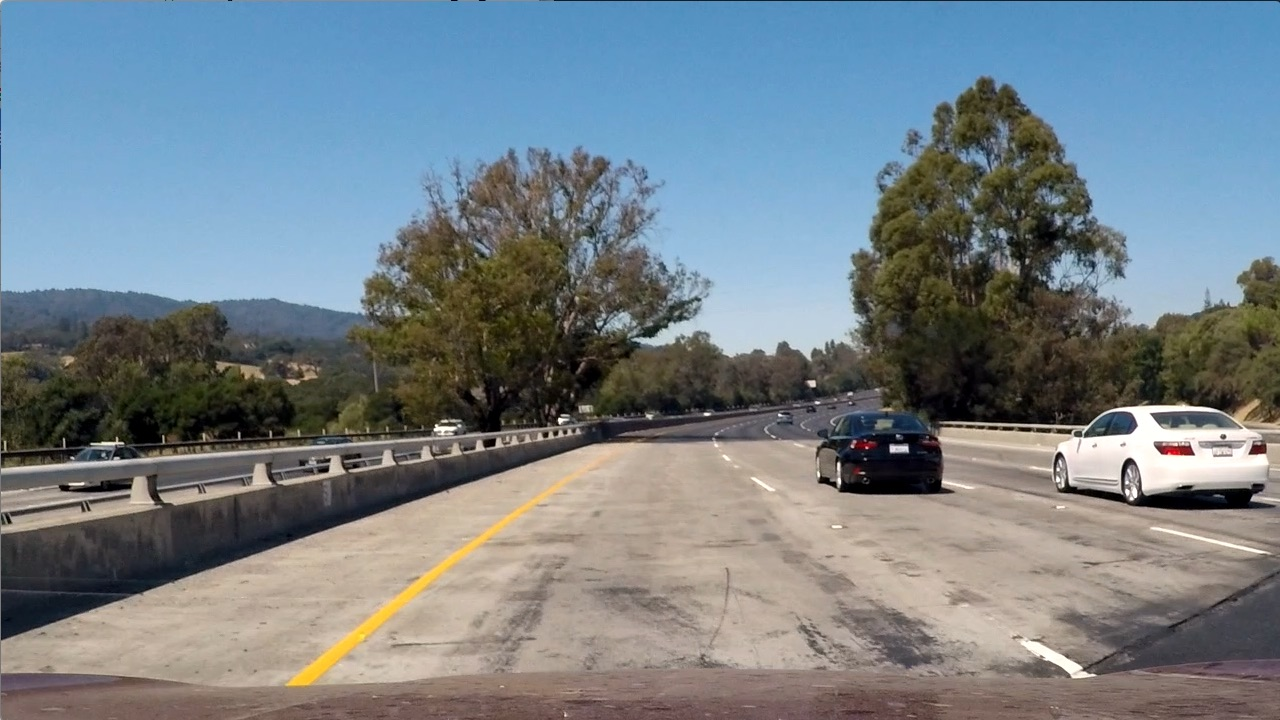
#> input picture test_images/test1.jpg, 1280 x 720 px
$ jupyter execute --allow-errors Vehicle-Detection-and-Tracking.ipynb   (shell and % lines are left out)   (older library calls are emulated)
#> lines starting #> are read from the running program, lines starting #| are printed output that depends on the picture
[cell 1]
import glob
import matplotlib.pyplot as plt
import random
import matplotlib.image as mpimg
import numpy as np
import cv2
from skimage.feature import hog
from sklearn.preprocessing import StandardScaler
from sklearn.cross_validation import train_test_split
from sklearn.svm import LinearSVC
import time
from scipy.ndimage.measurements import label

def plot_images(img1, img2, title1, title2, colormap1, colormap2):
    f, (ax1, ax2) = plt.subplots(1, 2, figsize=(20, 10))
    f.tight_layout()
    ax1.imshow(img1, cmap=colormap1)
    ax1.set_title(title1, fontsize=30)
    ax2.imshow(img2, cmap=colormap2)
    ax2.set_title(title2, fontsize=30)
    ax1.axis('off');
    ax2.axis('off');
    f.savefig("output_images/" + title2.replace(" ",""), bbox_inches='tight', transparent=True)

# Load Files

[cell 2]
# Load vehicle and non-vehicle examples
cars = glob.glob('vehicles\*\*.png')
notcars = glob.glob('non-vehicles\*\*.png')

print('Vehicle examples: {}'.format(len(cars)))
print('Non-vehicle examples: {}'.format(len(notcars)))

# [15 lines left out: function plot_mosaic, not called in this run]

# Plot car examples
#> (the rest of this cell did not finish here and is left out)

# Extract features

### HOG features

[cell 3]
orient = 9  # HOG orientations
pix_per_cell = 8 # HOG pixels per cell
cell_per_block = 2 # HOG cells per block
hog_channel = "ALL" # Can be 0, 1, 2, or "ALL"

# Define a function to return HOG features and visualization
def get_hog_features(img, orient, pix_per_cell, cell_per_block, vis=False, feature_vec=True):
    # Call with two outputs if vis==True
    if vis == True:
        features, hog_image = hog(img, orientations=orient,
                                  pixels_per_cell=(pix_per_cell, pix_per_cell),
                                  cells_per_block=(cell_per_block, cell_per_block),
                                  transform_sqrt=True,
                                  visualise=vis, feature_vector=feature_vec)
        return features, hog_image
    # Otherwise call with one output
    else:
        features = hog(img, orientations=orient,
                       pixels_per_cell=(pix_per_cell, pix_per_cell),
                       cells_per_block=(cell_per_block, cell_per_block),
                       transform_sqrt=True,
                       visualise=vis, feature_vector=feature_vec)
        return features

# [48 lines left out: function plot_hog_features, not called in this run]

# Plot car example
#> (the rest of this cell did not finish here and is left out)

### Color histogram features

[cell 4]
hist_bins = 32    # Number of histogram bins

# Define a function to compute color histogram features
# NEED TO CHANGE bins_range if reading .png files with mpimg!
# [9 lines left out: function color_hist, not called in this run]

#> (the rest of this cell did not finish here and is left out)

### Binned color features

[cell 5]
spatial_size = (32, 32) # Spatial binning dimensions
color_space = 'YCrCb' # Can be RGB, HSV, LUV, HLS, YUV, YCrCb

# Define a function to compute binned color features
# [5 lines left out: function bin_spatial, not called in this run]

#> (the rest of this cell did not finish here and is left out)

### Extract features function

[cell 6]
### Tweak these parameters and see how the results change.
spatial_feat = True # Spatial features on or off
hist_feat = True # Histogram features on or off
hog_feat = True # HOG features on or off

# Define a function to extract features from a list of images
def extract_features(imgs, color_space='RGB', spatial_size=(32, 32),
                        hist_bins=32, orient=9,
                        pix_per_cell=8, cell_per_block=2, hog_channel=0,
                        spatial_feat=True, hist_feat=True, hog_feat=True):
    # Create a list to append feature vectors to
    features = []
    # Iterate through the list of images
    for file in imgs:
        file_features = []

        # Read in each one by one
        if type(file) == str:
            image = mpimg.imread(file)
        else:
            image = file

        # apply color conversion if other than 'RGB'
        if color_space != 'RGB':
            if color_space == 'HSV':
                feature_image = cv2.cvtColor(image, cv2.COLOR_RGB2HSV)
            elif color_space == 'LUV':
                feature_image = cv2.cvtColor(image, cv2.COLOR_RGB2LUV)
            elif color_space == 'HLS':
                feature_image = cv2.cvtColor(image, cv2.COLOR_RGB2HLS)
            elif color_space == 'YUV':
                feature_image = cv2.cvtColor(image, cv2.COLOR_RGB2YUV)
            elif color_space == 'YCrCb':
                feature_image = cv2.cvtColor(image, cv2.COLOR_RGB2YCrCb)
        else: feature_image = np.copy(image)

        if spatial_feat:
            spatial_features = bin_spatial(feature_image, size=spatial_size)
            file_features.append(spatial_features)

        if hist_feat:
            # Apply color_hist()
            hist_features = color_hist(feature_image, nbins=hist_bins)
            file_features.append(hist_features)

        if hog_feat:
        # Call get_hog_features() with vis=False, feature_vec=True
            if hog_channel == 'ALL':
                hog_features = []
                for channel in range(feature_image.shape[2]):
                    hog_features.append(get_hog_features(feature_image[:,:,channel],
                                        orient, pix_per_cell, cell_per_block,
                                        vis=False, feature_vec=True))
                hog_features = np.ravel(hog_features)
            else:
                hog_features = get_hog_features(feature_image[:,:,hog_channel], orient,
                            pix_per_cell, cell_per_block, vis=False, feature_vec=True)
            # Append the new feature vector to the features list
            file_features.append(hog_features)
        features.append(np.concatenate(file_features))
    # Return list of feature vectors
    return features

[cell 7]
car_features = extract_features(cars, color_space=color_space,
                        spatial_size=spatial_size, hist_bins=hist_bins,
                        orient=orient, pix_per_cell=pix_per_cell,
                        cell_per_block=cell_per_block,
                        hog_channel=hog_channel, spatial_feat=spatial_feat,
                        hist_feat=hist_feat, hog_feat=hog_feat)
print("Car features extracted!")

notcar_features = extract_features(notcars, color_space=color_space,
                        spatial_size=spatial_size, hist_bins=hist_bins,
                        orient=orient, pix_per_cell=pix_per_cell,
                        cell_per_block=cell_per_block,
                        hog_channel=hog_channel, spatial_feat=spatial_feat,
                        hist_feat=hist_feat, hog_feat=hog_feat)
#> further down, img is the input picture: shape (720, 1280, 3); mean R, G, B 117.5, 128.7, 135.5
print("Non car features extracted!")

### Scale features

[cell 8]
# Crate an array stack of cars and not cars
stack_images = cars + notcars

# Create an array stack of feature vectors
X = np.vstack((car_features, notcar_features)).astype(np.float64)

# Fit a per-column scaler
#> (the rest of this cell did not finish here and is left out)

[cell 9]
# Plot scaled features function
# [15 lines left out: function plot_scaled_features, not called in this run]

#> (the rest of this cell did not finish here and is left out)

# Split up data into randomized training and test sets

[cell 10]
rand_state = np.random.randint(0, 100)
#> (the rest of this cell did not finish here and is left out)

# Train classifier

[cell 11]
print('Using:',orient,'orientations',pix_per_cell,
    'pixels per cell and', cell_per_block,'cells per block')
#> (the rest of this cell did not finish here and is left out)

# Sliding window

[cell 12]
# Function to convert image
def convert_color(img, conv):
    if conv == 'YCrCb':
        return cv2.cvtColor(img, cv2.COLOR_RGB2YCrCb)
    if conv == 'LUV':
        return cv2.cvtColor(img, cv2.COLOR_RGB2LUV)
    if conv == 'HLS':
        return cv2.cvtColor(img, cv2.COLOR_RGB2HLS)
    if conv == 'HSV':
        return cv2.cvtColor(img, cv2.COLOR_RGB2HSV)
    else:
        print("Convert function not defined")

def draw_bboxes(img, boxes, color=(0,0,255)):
    for bbox in boxes:
        # xsize = bbox[1][0] - bbox[0][0]
        # ysize = bbox[1][1] - bbox[0][1]
        # maxsize = max(xsize, ysize)
        # # Update bbox
        # bboxcopy = ((bbox[0][0] - int((maxsize - xsize)/2), bbox[0][1] - int((maxsize - ysize)/2)),
        #             (bbox[1][0] + int((maxsize - xsize)/2), bbox[1][1] + int((maxsize - ysize)/2)))
        # Draw the box on the image
        cv2.rectangle(img, bbox[0], bbox[1], color, 6)
    return img

[cell 13]
ystart = 400
ystop = 656
scale = 1.5

def slide_windows2(img, ystart, ystop, scale):

#> called with ystart = 400, ystop = 656, scale = 1.5
    draw_img = np.copy(img)
    img = img.astype(np.float32)/255

    img_tosearch = img[ystart:ystop,:,:]
    ctrans_tosearch = convert_color(img_tosearch, color_space)
    if scale != 1:
        imshape = ctrans_tosearch.shape
        ctrans_tosearch = cv2.resize(ctrans_tosearch, (np.int(imshape[1]/scale), np.int(imshape[0]/scale)))

    ch1 = ctrans_tosearch[:,:,0]
    ch2 = ctrans_tosearch[:,:,1]
    ch3 = ctrans_tosearch[:,:,2]
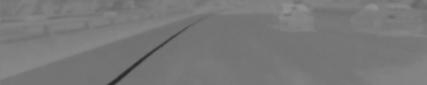
#> ch3: shape (170, 853) float32 (shown at 1/2 size); min 0.152, max 0.578, mean 0.474

    # Define blocks and steps as above
    nxblocks = (ch1.shape[1] // pix_per_cell)-1
    nyblocks = (ch1.shape[0] // pix_per_cell)-1
    nfeat_per_block = orient*cell_per_block**2
    # 64 was the orginal sampling rate, with 8 cells and 8 pix per cell
    window = 64
    nblocks_per_window = (window // pix_per_cell)-1
    cells_per_step = 2  # Instead of overlap, define how many cells to step
    nxsteps = (nxblocks - nblocks_per_window) // cells_per_step
    nysteps = (nyblocks - nblocks_per_window) // cells_per_step

    box_list = []

    for xb in range(nxsteps):
        for yb in range(nysteps):
            ypos = yb*cells_per_step
            xpos = xb*cells_per_step

            xleft = xpos*pix_per_cell
            ytop = ypos*pix_per_cell

            xbox_left = np.int(xleft*scale)
            ytop_draw = np.int(ytop*scale)
            win_draw = np.int(window*scale)
            box_list.append(((xbox_left, ytop_draw+ystart),(xbox_left+win_draw,ytop_draw+win_draw+ystart)))

    return box_list

# Read test image
img = mpimg.imread('test_images/test1.jpg')

boxes = slide_windows2(img, ystart, ystop, scale)
#> boxes = 294 items

# Draw boxes
draw_img = draw_bboxes(np.copy(img), boxes, (0,0,255))
#> the loop in draw_bboxes, `for bbox in boxes:` made 294 passes
#> bbox on passes 1 to 3: ((0, 400), (96, 496)), ((0, 424), (96, 520)), ((0, 448), (96, 544))

# Plot image
plot_images(img, draw_img, 'Original', 'Sliding Window', 'jet', 'jet')

[cell 14]
# Sliding window
x_start_stops = [[None,None],  # red
                 [250, None], # green
                 [400, None]]   # blue

y_start_stops = [[420,650],
                 [400,575],
                 [375,500]]

xy_windows = [(150,150),
              (100,100),
              (60,60)]

xy_overlaps = [(0.8, 0.8),
               (0.8, 0.8),
               (0.8, 0.8)]

def slide_windows(img, x_start_stops=[None, None], y_start_stops=[None, None],
                 xy_windows=(64, 64), xy_overlaps=(0.5, 0.5)):

    windows = []
    for i in range(len(x_start_stops)):
        boxes = slide_window(img, x_start_stops[i], y_start_stops[i],
                                xy_windows[i], xy_overlaps[i])
        windows.append(boxes)
#> after the loop, windows = 3 items
    return windows

def slide_window(img, x_start_stop=[None, None], y_start_stop=[None, None],
                    xy_window=(64, 64), xy_overlap=(0.5, 0.5)):
    # If x and/or y start/stop positions not defined, set to image size
    if x_start_stop[0] == None:
        x_start_stop[0] = 0
    if x_start_stop[1] == None:
        x_start_stop[1] = img.shape[1]
    if y_start_stop[0] == None:
        y_start_stop[0] = 0
    if y_start_stop[1] == None:
        y_start_stop[1] = img.shape[0]
    # Compute the span of the region to be searched
    xspan = x_start_stop[1] - x_start_stop[0]
    yspan = y_start_stop[1] - y_start_stop[0]
    # Compute the number of pixels per step in x/y
    nx_pix_per_step = np.int(xy_window[0]*(1 - xy_overlap[0]))
    ny_pix_per_step = np.int(xy_window[1]*(1 - xy_overlap[1]))
    # Compute the number of windows in x/y
    nx_buffer = np.int(xy_window[0]*(xy_overlap[0]))
    ny_buffer = np.int(xy_window[1]*(xy_overlap[1]))
    nx_windows = np.int((xspan-nx_buffer)/nx_pix_per_step)
    ny_windows = np.int((yspan-ny_buffer)/ny_pix_per_step)
    # Initialize a list to append window positions to
    window_list = []
    # Loop through finding x and y window positions
    for ys in range(ny_windows):
        for xs in range(nx_windows):
            # Calculate window position
            startx = xs*nx_pix_per_step + x_start_stop[0]
            endx = startx + xy_window[0]
            starty = ys*ny_pix_per_step + y_start_stop[0]
            endy = starty + xy_window[1]
            # Append window position to list
            window_list.append(((startx, starty), (endx, endy)))
    # Return the list of windows
    return window_list

# Read test image
img = mpimg.imread('test_images/test1.jpg')

boxes = slide_windows(img, x_start_stops, y_start_stops, xy_windows, xy_overlaps)
#> boxes = 3 items

# Draw boxes
draw_img = draw_bboxes(np.copy(img), boxes[0], (0,0,255))
#> the loop in draw_bboxes (call 2), `for bbox in boxes:` made 120 passes
#> bbox on passes 1 to 4: ((0, 420), (150, 570)), ((29, 420), (179, 570)), ((58, 420), (208, 570)), ((87, 420), (237, 570))
draw_img = draw_bboxes(draw_img, boxes[1], (0,255,0))
#> call 3 of draw_bboxes, with color = (0, 255, 0)
#> the loop in draw_bboxes (call 3), `for bbox in boxes:` made 250 passes
#> bbox on passes 1 to 3: ((250, 400), (350, 500)), ((269, 400), (369, 500)), ((288, 400), (388, 500))
#> after the loop in draw_bboxes (call 3), `for bbox in boxes:`:
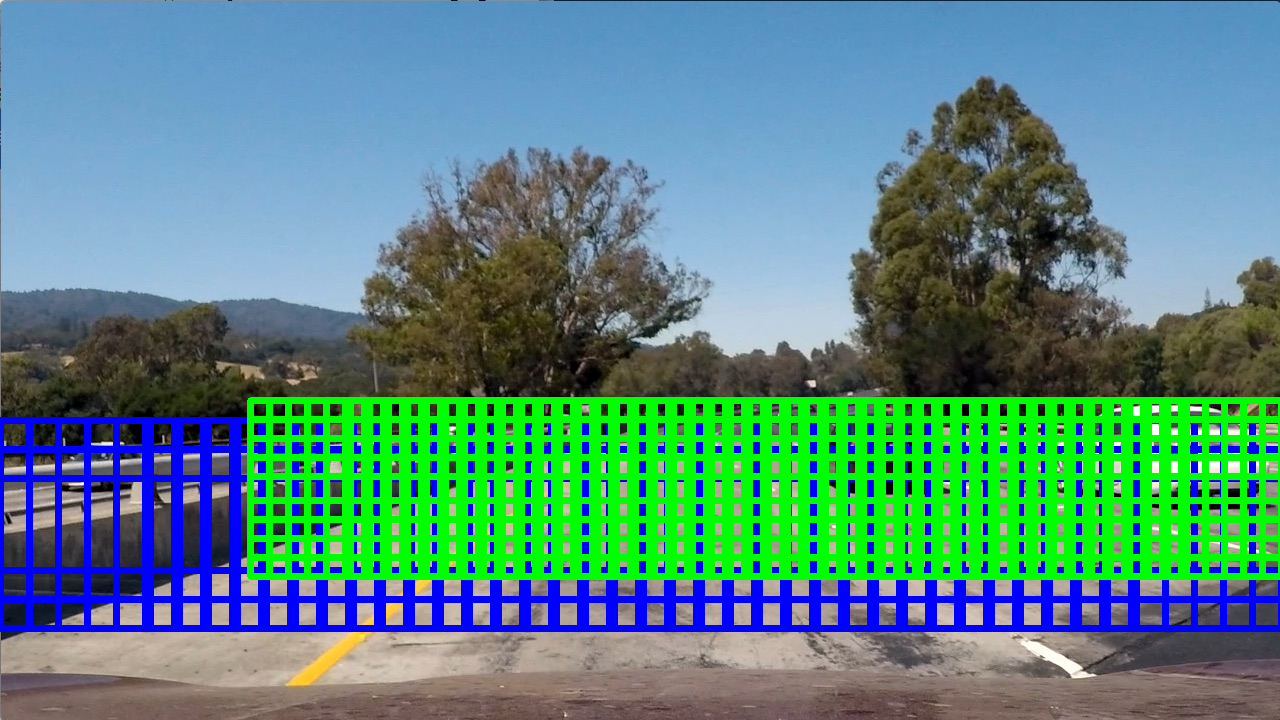
#> img: shape (720, 1280, 3); mean of channels 0, 1, 2 84.9, 137.5, 128.5; drawn as R, G, B
draw_img = draw_bboxes(draw_img, boxes[2], (255,0,0))

# Plot image
plot_images(img, draw_img, 'Original', 'Sliding Window', 'jet', 'jet')

# Find cars function

[cell 15]
ystart = 400
ystop = 656
scale = 1.5

orient = 9  # HOG orientations
pix_per_cell = 8 # HOG pixels per cell
cell_per_block = 2 # HOG cells per block
hog_channel = "ALL" # Can be 0, 1, 2, or "ALL"

# Define a single function that can extract features using hog sub-sampling and make predictions
# [98 lines left out: functions find_cars, add_heat, apply_threshold, get_labeled_bboxes, not called in this run]

[cell 16]
# Define a single function that can extract features using hog sub-sampling and make predictions
# [55 lines left out: function find_cars2, not called in this run]

# Test

[cell 17]
# Read test image
img = mpimg.imread('test_images/test1.jpg')

ycrcb = convert_color(img, color_space)
hog1 = get_hog_features(ycrcb[:,:,0], orient, pix_per_cell, cell_per_block, feature_vec=False)
hog2 = get_hog_features(ycrcb[:,:,1], orient, pix_per_cell, cell_per_block, feature_vec=False)
hog3 = get_hog_features(ycrcb[:,:,2], orient, pix_per_cell, cell_per_block, feature_vec=False)
#> call 3 of get_hog_features, with orient = 9, pix_per_cell = 8, cell_per_block = 2, vis = False, feature_vec = False
#> in get_hog_features (call 3), `features = hog(img, orientations=orient, pixels_per_cell=(pix_per_cell..`:
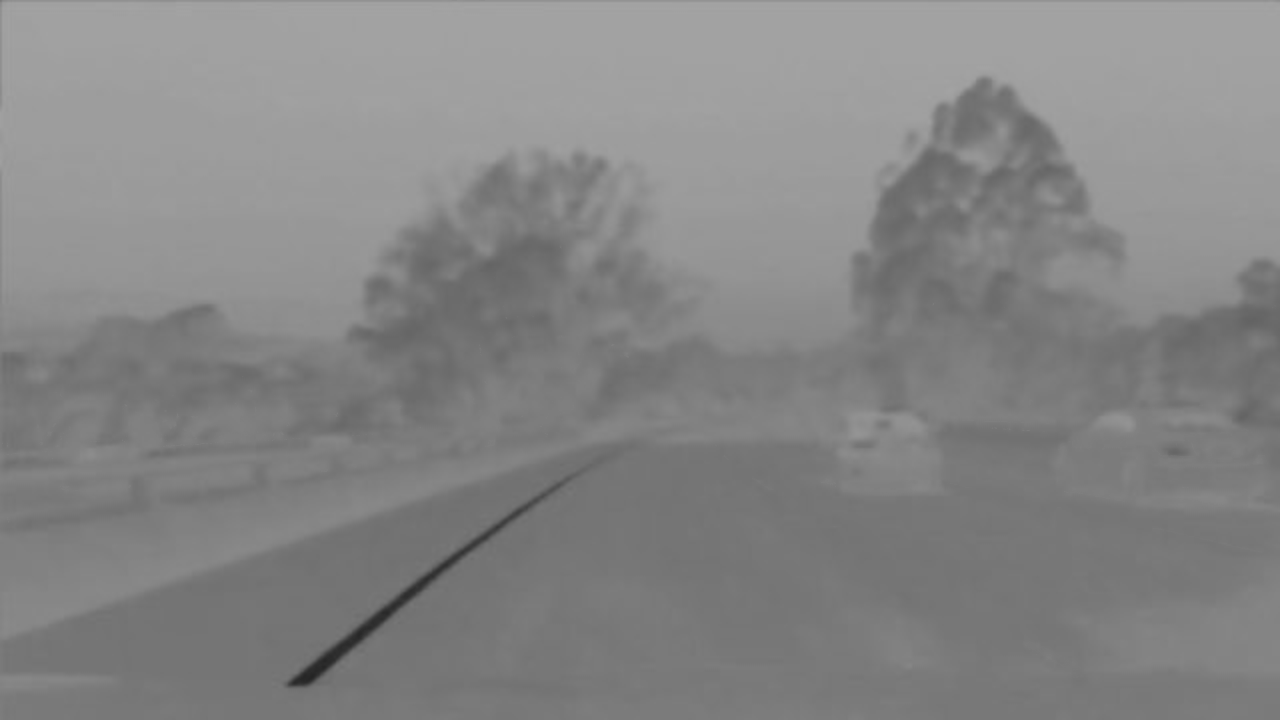
#> img: shape (720, 1280); min 36, max 164, mean 133.3

print(img.shape)
#| (720, 1280, 3)
print(hog1.shape)
#| (89, 159, 2, 2, 9)

[cell 18]
# Read test image
img = mpimg.imread('test_images/test1.jpg')

# Get list of boxes
boxes = slide_windows(img, x_start_stops, y_start_stops, xy_windows, xy_overlaps)
#boxes = slide_windows2(img, ystart, ystop, scale)

# Find boxes
# out_img, prediction_list = find_cars(img, ystart, ystop, scale, svc, X_scaler, orient, pix_per_cell,
#                               cell_per_block, spatial_size, hist_bins, color_space)#[boxes])
#> (the rest of this cell did not finish here and is left out)

# Build frame

[cell 19]
from matplotlib.backends.backend_agg import FigureCanvasAgg as FigureCanvas
import matplotlib.pyplot as plt

# Text formatting
fontScale=1
thickness=2
fontFace = cv2.FONT_HERSHEY_SIMPLEX
#> fontFace = 0

# [56 lines left out: function build_frame, not called in this run]

# Pipeline

[cell 20]
class Frame_vehicle():
    # [11 lines left out: function __init__, not called in this run]

[cell 21]
import math

# Get windows
#box_list = slide_windows2(img, ystart, ystop, scale)
box_list = slide_windows(img, x_start_stops, y_start_stops, xy_windows, xy_overlaps)
#> box_list = 3 items
# [61 lines left out: function process_image, not called in this run]
